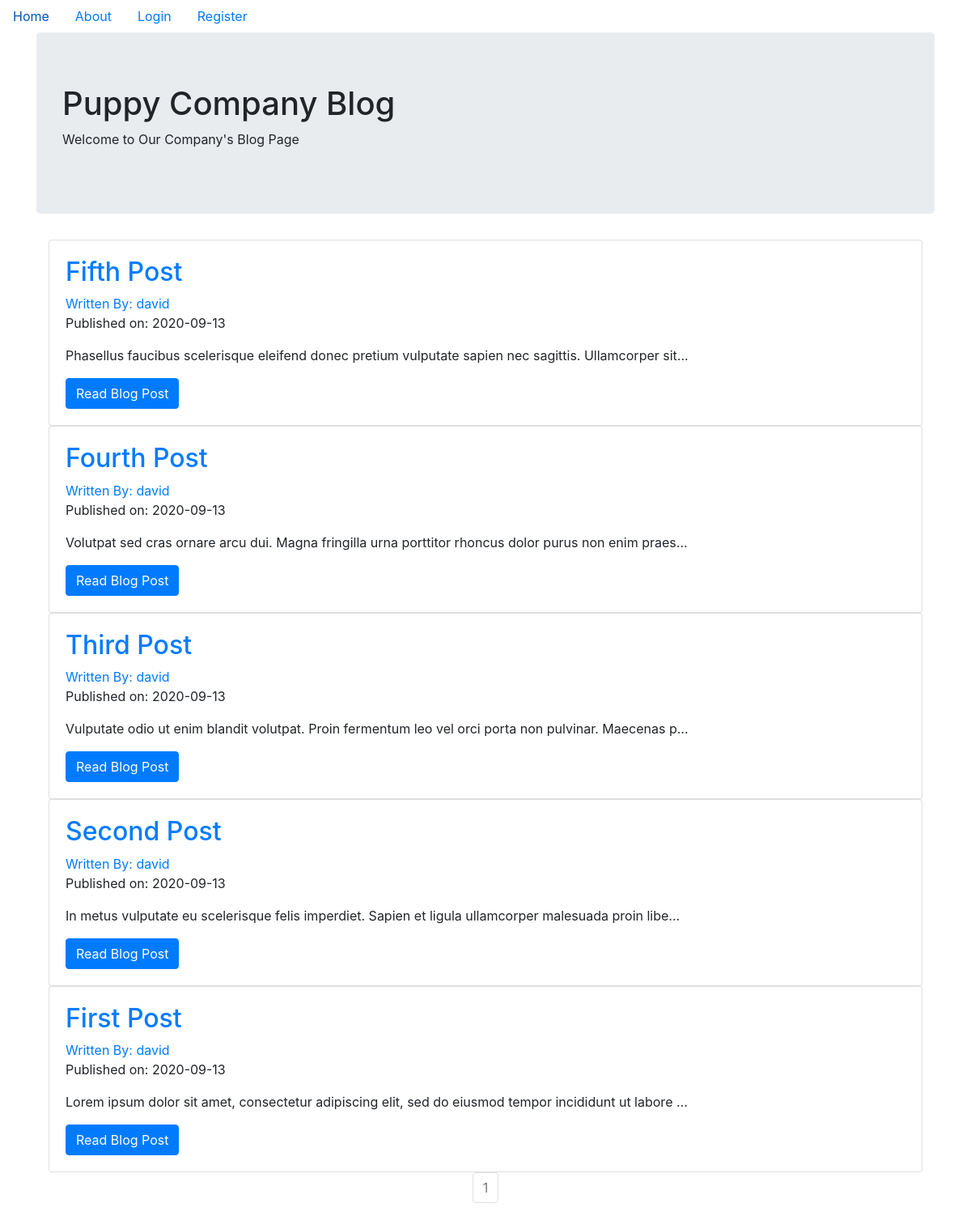
The page / on the database its author committed.
### puppycompanyblog/models.py (models this page shows, shortened)
class BlogPost(db.Model):
    id = db.Column(db.Integer, primary_key=True)
    date = db.Column(db.DateTime, nullable=False, default=datetime.utcnow)
    tz = db.Column(db.String(100), nullable=False, default="UTC")
    title = db.Column(db.String(100), nullable=False)
    text = db.Column(db.Text, nullable=False)
    user_id = db.Column(db.Integer, db.ForeignKey("users.id"), nullable=False)
    users = db.relationship(User)

class User(db.Model, UserMixin):
    __tablename__ = "users"
    id = db.Column(db.Integer, primary_key=True)
    profile_image = db.Column(db.String(100), nullable=False, default="default_profile.png")
    email = db.Column(db.String(100), unique=True, index=True)
    username = db.Column(db.String(100), unique=True, index=True)
    password_hash = db.Column(db.String(1024))
    posts = db.relationship("BlogPost", backref="author", lazy=True)

### puppycompanyblog/core/views.py (the view)
@core.route("/")
def index():
    page = request.args.get("page", 1, type=int)
    blog_posts = BlogPost.query.order_by(BlogPost.date.desc()).paginate(page=page, per_page=5)
    return render_template("index.html", blog_posts=blog_posts)

### puppycompanyblog/templates/index.html (shortened to what this page needs)
{% extends "base.html" %}
{% block content %}
<div class="jumbotron">
    <h1>Puppy Company Blog</h1>
    <p>Welcome to Our Company's Blog Page</p>
</div>
<div class="container">
    {% for post in blog_posts.items %}
    <div class="card">
        <div class="card-body">
            <h2>
                <a class="card-title" href="{{ url_for('blog_posts.blog_post', blog_post_id=post.id) }}">
                    {{ post.title }}
                </a>
            </h2>
            <a href="{{ url_for('users.user_posts', username=post.author.username) }}">
                Written By: {{ post.author.username }}
            </a>
            <p>Published on: {{ post.date.strftime('%Y-%m-%d') }}</p>
            <p class="card-text">{{ post.text[:100] }}...</p>
            <a href="{{ url_for('blog_posts.blog_post', blog_post_id=post.id) }}" class="btn btn-primary">
                Read Blog Post
            </a>
        </div>
    </div>
    {% endfor %}
    <nav aria-label="Page navigation example">
        <ul class="pagination justify-content-center">
            {% for page_num in blog_posts.iter_pages(left_edge=1, right_edge=1, left_current=1, right_current=2) %}
            {% if blog_posts.page == page_num %}
            <li class="page-item disabled">
                <a class="page-link" href="{{ url_for('core.index', page=page_num) }}">{{ page_num }}</a></li>
            {% else %}
            <li class="page-item"><a class="page-link"
                    href="{{ url_for('core.index', page=page_num) }}">{{ page_num }}</a></li>
            {% endif %}
            {% endfor %}
    </nav>
    {% endblock %}

### puppycompanyblog/templates/base.html (shortened to what this page needs)
<!DOCTYPE html>
<html lang="en">
<head>
    <link rel="stylesheet" href="https://stackpath.bootstrapcdn.com/bootstrap/4.5.2/css/bootstrap.min.css"
>
</head>
<body>
    <ul class="nav">
        <li class="nav-item">
            <a class="nav-link" href="{{url_for('core.index')}}">Home</a>
        </li>
        <li class="nav-item">
            <a class="nav-link" href="{{url_for('core.info')}}">About</a>
        </li>
        {% if current_user.is_authenticated %}
        <li class="nav-item">
            <a class="nav-link" href="{{url_for('users.account')}}">Account</a>
        </li>
        <li class="nav-item">
            <a class="nav-link" href="{{url_for('blog_posts.create_post')}}">Create Post</a>
        </li>
        <li class="nav-item">
            <a class="nav-link" href="{{url_for('users.logout')}}">Logout</a>
        </li>
        {% else %}
        <li class="nav-item">
            <a class="nav-link" href="{{url_for('users.login')}}">Login</a>
        </li>
        <li class="nav-item">
            <a class="nav-link" href="{{url_for('users.register')}}">Register</a>
        </li>
        {% endif %}
    </ul>
    <div class="container">
        {% block content %}
        {% endblock %}
    </div>
</body>
</html>

### rows shown on the page
BlogPost: title "Fifth Post", author.username "david", date "2020-09-13", text "Phasellus faucibus scelerisque eleifend donec pretium vulputate sapien nec sagittis. Ullamcorper sit"
BlogPost: title "Fourth Post", author.username "david", date "2020-09-13", text "Volutpat sed cras ornare arcu dui. Magna fringilla urna porttitor rhoncus dolor purus non enim praes"
BlogPost: title "Third Post", author.username "david", date "2020-09-13", text "Vulputate odio ut enim blandit volutpat. Proin fermentum leo vel orci porta non pulvinar. Maecenas p"
BlogPost: title "Second Post", author.username "david", date "2020-09-13", text "In metus vulputate eu scelerisque felis imperdiet. Sapien et ligula ullamcorper malesuada proin libe"
BlogPost: title "First Post", author.username "david", date "2020-09-13", text "Lorem ipsum dolor sit amet, consectetur adipiscing elit, sed do eiusmod tempor incididunt ut labore"

### other values the page prints
{{ page_num }} "1"
